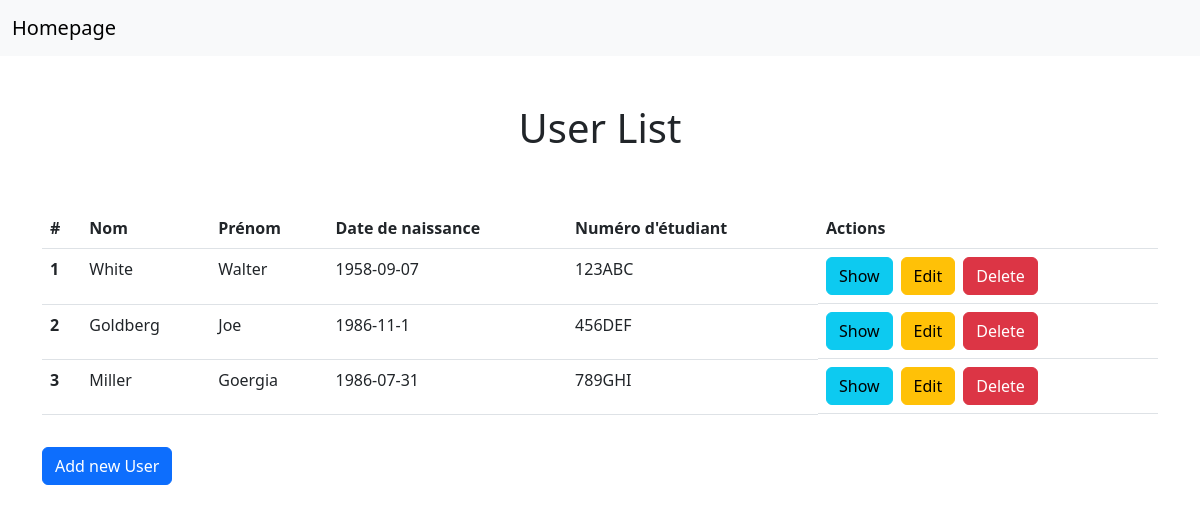
The page / on the database its author committed.
### tables this page shows
CREATE TABLE `user` (
  `id` int(11) UNSIGNED NOT NULL,
  `lastname` varchar(255) NOT NULL,
  `firstname` varchar(255) NOT NULL,
  `date_of_birth` varchar(255) NOT NULL,
  `student_number` varchar(255) NOT NULL,
  `identification` varchar(255) NULL,
  `password` varchar(255) NULL
);

### public/index.php (called while the page is built, shortened)
<?php
define('START_LAYOUT', include(BASE_VIEW_PATH.'layout/layout_start.php'));
define('END_LAYOUT', include(BASE_VIEW_PATH.'layout/layout_end.php'));
require_once __DIR__ . '/../src/routing.php';

### src/Models/Connection.php (called while the page is built, shortened)
<?php
class Connection
{
    private PDO $connection;
    private string $user = DB_USER;
    private string $host = DB_HOST;
    private string $password = DB_PASSWORD;
    private string $database = DB_NAME;
    public function __construct()
    {
        $this->connection = new PDO(
            'mysql:host=' . $this->host . '; dbname=' . $this->database . '; charset=utf8',
            $this->user,
            $this->password
        );
        $this->connection->setAttribute(PDO::ATTR_DEFAULT_FETCH_MODE, PDO::FETCH_ASSOC);
    }
    public function getconnection(): PDO
    {
        return $this->connection;
    }
}

### src/Models/AbstractManager.php (called while the page is built, shortened)
<?php
abstract class AbstractManager
{
    protected PDO $pdo;
    public function __construct()
    {
        $connection = new Connection();
        $this->pdo = $connection->getConnection();
    }
    public function selectAll(string $orderBy = '', string $direction = 'ASC'): array
    {
        $query = 'SELECT * FROM ' . static::TABLE;
        return $this->pdo->query($query)->fetchAll();
    }
}

### src/Controllers/UserController.php (called while the page is built, shortened)
<?php
class UserController extends AbstractController
{
    public function index(): string
    {
        $UserManager = new UserManager();
        $users = $UserManager->selectAll();
        return $this->render('User/index', ['users' => $users]);
    }
}

### src/Controllers/AbstractController.php (called while the page is built, shortened)
<?php
class AbstractController
{
    public function render(string $viewPath, ?array $params = []): string
    {
        extract($params);
        require BASE_VIEW_PATH . $viewPath . '.php';
        return strval(ob_get_clean());
    }
}

### src/Views/User/index.php (the view, shortened to what this page needs)
<nav class="navbar bg-body-tertiary">
    <div class="container-fluid">
        <a class="navbar-brand" href="/">Homepage</a>
    </div>
</nav>
<div class="container">
    <div class="row my-5">
        <h1 class="text-center">User List</h1>
    </div>
    <?php if (isset($users) && !empty($users)) { ?>
        <table class="table">
            <thead>
                <tr>
                    <th scope="col">#</th>
                    <th scope="col">Nom</th>
                    <th scope="col">Prénom</th>
                    <th scope="col">Date de naissance</th>
                    <th scope="col">Numéro d'étudiant</th>
                    <th scope="col">Actions</th>
                </tr>
            </thead>
            <tbody>
                <?php foreach ($users as $user) { ?>
                    <tr>
                        <th scope="row"><?= $user['id']; ?></th>
                        <td><?= $user['lastname']; ?></td>
                        <td><?= $user['firstname']; ?></td>
                        <td><?= $user['date_of_birth']; ?></td>
                        <td><?= $user['student_number']; ?></td>
                        <td class="d-flex flex-row">
                            <a href="/users/show?id=<?= $user['id']; ?>" class="btn btn-info">Show</a>
                            <a href="/users/edit?id=<?= $user['id']; ?>" class="btn btn-warning mx-2">Edit</a>
                            <form action="/users/delete" method="POST">
                                <button class="btn btn-danger">Delete</button>
                            </form>
                        </td>
                    </tr>
                <?php } ?>
            </tbody>
        </table>
    <?php } else { ?>
        <p>Nothing to display</p>
    <?php } ?>
    <a href="/users/add" class="btn mt-3 btn-primary">Add new User</a>
</div>

### src/Views/layout/layout_start.php (shortened to what this page needs)
<!doctype html>
<html lang="en">
  <head>
    <link href="https://cdn.jsdelivr.net/npm/bootstrap@5.3.0-alpha1/dist/css/bootstrap.min.css" rel="stylesheet">
  </head>
  <body>

### src/Views/layout/layout_end.php (shortened to what this page needs)
  </body>
</html>

### src/routing.php (shortened to what this page needs)
<?php
$route = trim(parse_url($_SERVER['REQUEST_URI'], PHP_URL_PATH) ?? '', '/');
$routes = require_once __DIR__ . '/../src/routes.php';
$matchingRoute = $routes[$route];
$method = $matchingRoute[1];
$parameters = [];
try {
    echo (new $controller())->$method(...$parameters);
} catch (Exception $e) {
    header("HTTP/1.0 500 Internal Server Error");
    echo '500 - Internal Server Error '.$e->getMessage();
    exit();
}

### rows shown on the page
user: id "1", lastname "White", firstname "Walter", date_of_birth "1958-09-07", student_number "123ABC"
user: id "2", lastname "Goldberg", firstname "Joe", date_of_birth "1986-11-1", student_number "456DEF"
user: id "3", lastname "Miller", firstname "Goergia", date_of_birth "1986-07-31", student_number "789GHI"
